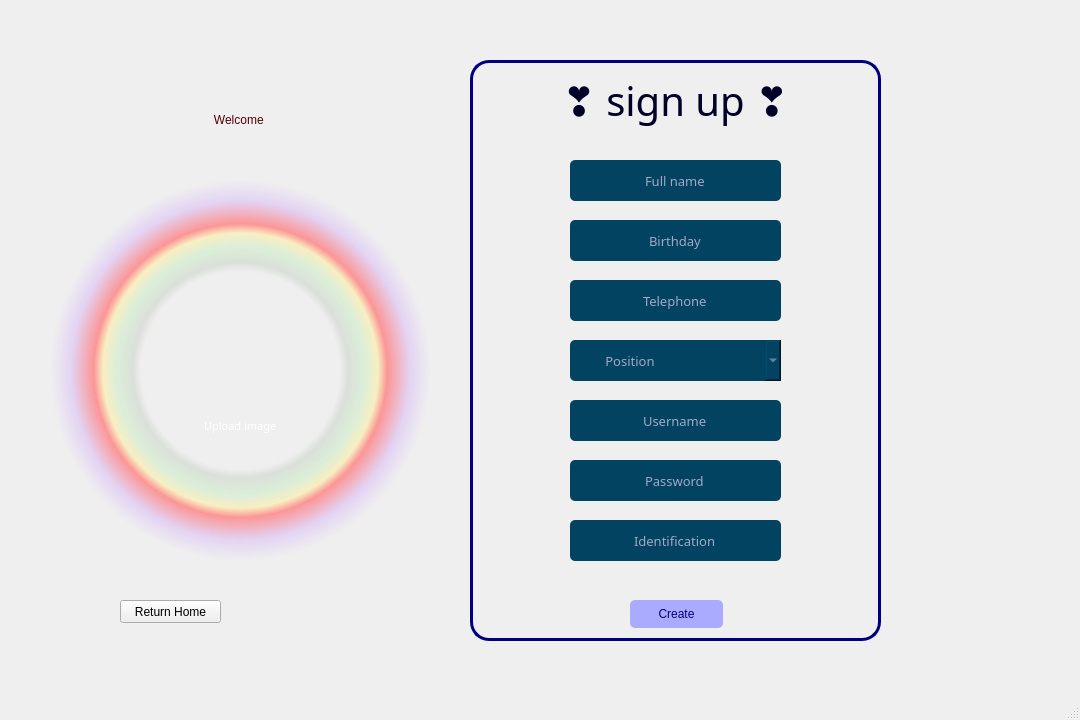
<?xml version="1.0" encoding="UTF-8"?>
<ui version="4.0">
 <class>SignUp</class>
 <widget class="QMainWindow" name="SignUp">
  <property name="geometry">
   <rect>
    <x>0</x>
    <y>0</y>
    <width>1080</width>
    <height>720</height>
   </rect>
  </property>
  <property name="windowTitle">
   <string>MainWindow</string>
  </property>
  <widget class="QWidget" name="centralwidget">
   <widget class="QPushButton" name="btn_create">
    <property name="geometry">
     <rect>
      <x>630</x>
      <y>600</y>
      <width>93</width>
      <height>28</height>
     </rect>
    </property>
    <property name="styleSheet">
     <string notr="true">font: 75 8pt &quot;Tahoma&quot;;
border-style:solid;

border-radius: 5px;
background-color: rgb(170, 170, 255);
font: 87 8pt &quot;Arial Black&quot;;
color:rgb(0, 0, 127)
</string>
    </property>
    <property name="text">
     <string>Create</string>
    </property>
   </widget>
   <widget class="QLabel" name="label_4">
    <property name="geometry">
     <rect>
      <x>80</x>
      <y>70</y>
      <width>321</width>
      <height>101</height>
     </rect>
    </property>
    <property name="styleSheet">
     <string notr="true">font: 30pt &quot;Segoe Print&quot;;
color:rgb(85, 0, 0)</string>
    </property>
    <property name="text">
     <string>&lt;html&gt;&lt;head/&gt;&lt;body&gt;&lt;p align=&quot;center&quot;&gt;Welcome &lt;/p&gt;&lt;/body&gt;&lt;/html&gt;</string>
    </property>
   </widget>
   <widget class="QLabel" name="label_3">
    <property name="geometry">
     <rect>
      <x>50</x>
      <y>180</y>
      <width>381</width>
      <height>381</height>
     </rect>
    </property>
    <property name="styleSheet">
     <string notr="true">background-color: qradialgradient(spread:pad, cx:0.5, cy:0.5, radius:0.5, fx:0.5, fy:0.5, stop:0 rgba(0, 0, 0, 0), stop:0.52 rgba(0, 0, 0, 0), stop:0.565 rgba(82, 121, 76, 33), stop:0.65 rgba(159, 235, 148, 64), stop:0.721925 rgba(255, 238, 150, 129), stop:0.77 rgba(255, 128, 128, 204), stop:0.89 rgba(191, 128, 255, 64), stop:1 rgba(0, 0, 0, 0))</string>
    </property>
    <property name="text">
     <string/>
    </property>
   </widget>
   <widget class="QLineEdit" name="lineEdit">
    <property name="geometry">
     <rect>
      <x>470</x>
      <y>60</y>
      <width>411</width>
      <height>581</height>
     </rect>
    </property>
    <property name="styleSheet">
     <string notr="true">
background-color: rgb(216, 255, 187,5);

border-width: 3px;
border-radius: 19px;
border-color: rgb(0, 0, 127);
border-style: solid;</string>
    </property>
   </widget>
   <widget class="QLabel" name="label">
    <property name="geometry">
     <rect>
      <x>460</x>
      <y>40</y>
      <width>431</width>
      <height>121</height>
     </rect>
    </property>
    <property name="font">
     <font>
      <family>Segoe Print</family>
      <pointsize>30</pointsize>
      <weight>50</weight>
      <italic>false</italic>
      <bold>false</bold>
     </font>
    </property>
    <property name="styleSheet">
     <string notr="true">font: 30pt &quot;Segoe Print&quot;;
color:rgb(0, 0, 40)</string>
    </property>
    <property name="text">
     <string>❣ sign up ❣</string>
    </property>
    <property name="alignment">
     <set>Qt::AlignCenter</set>
    </property>
   </widget>
   <widget class="QLineEdit" name="fullname">
    <property name="geometry">
     <rect>
      <x>570</x>
      <y>160</y>
      <width>211</width>
      <height>41</height>
     </rect>
    </property>
    <property name="font">
     <font>
      <family>Arial Black</family>
      <pointsize>10</pointsize>
      <weight>10</weight>
      <italic>false</italic>
      <bold>false</bold>
     </font>
    </property>
    <property name="styleSheet">
     <string notr="true">font: 87 &quot;Arial Black&quot;;
background-color: rgb(1, 67, 97);
border-style:solid;

border-radius: 5px;
gridline-color: rgb(255, 0, 0);
border-bottom-color: rgb(255, 0, 0);
alternate-background-color: rgba(255, 255, 255, 0);

color: rgb(162, 168, 200);
border-color: rgba(255, 255, 255, 0);
gridline-color: rgba(255, 255, 255, 0);</string>
    </property>
    <property name="text">
     <string>Full name</string>
    </property>
    <property name="frame">
     <bool>false</bool>
    </property>
    <property name="alignment">
     <set>Qt::AlignCenter</set>
    </property>
   </widget>
   <widget class="QLineEdit" name="birthday">
    <property name="geometry">
     <rect>
      <x>570</x>
      <y>220</y>
      <width>211</width>
      <height>41</height>
     </rect>
    </property>
    <property name="font">
     <font>
      <family>Arial Black</family>
      <pointsize>10</pointsize>
      <weight>10</weight>
      <italic>false</italic>
      <bold>false</bold>
     </font>
    </property>
    <property name="styleSheet">
     <string notr="true">font: 87 &quot;Arial Black&quot;;
background-color: rgb(1, 67, 97);
border-style:solid;

border-radius: 5px;
gridline-color: rgb(255, 0, 0);
border-bottom-color: rgb(255, 0, 0);
alternate-background-color: rgba(255, 255, 255, 0);

color: rgb(162, 168, 200);
border-color: rgba(255, 255, 255, 0);
gridline-color: rgba(255, 255, 255, 0);</string>
    </property>
    <property name="inputMethodHints">
     <set>Qt::ImhDate</set>
    </property>
    <property name="text">
     <string>Birthday</string>
    </property>
    <property name="frame">
     <bool>false</bool>
    </property>
    <property name="alignment">
     <set>Qt::AlignCenter</set>
    </property>
   </widget>
   <widget class="QLineEdit" name="phone">
    <property name="geometry">
     <rect>
      <x>570</x>
      <y>280</y>
      <width>211</width>
      <height>41</height>
     </rect>
    </property>
    <property name="font">
     <font>
      <family>Arial Black</family>
      <pointsize>10</pointsize>
      <weight>10</weight>
      <italic>false</italic>
      <bold>false</bold>
     </font>
    </property>
    <property name="styleSheet">
     <string notr="true">font: 87 &quot;Arial Black&quot;;
background-color: rgb(1, 67, 97);
border-style:solid;

border-radius: 5px;
gridline-color: rgb(255, 0, 0);
border-bottom-color: rgb(255, 0, 0);
alternate-background-color: rgba(255, 255, 255, 0);

color: rgb(162, 168, 200);
border-color: rgba(255, 255, 255, 0);
gridline-color: rgba(255, 255, 255, 0);</string>
    </property>
    <property name="text">
     <string>Telephone</string>
    </property>
    <property name="frame">
     <bool>false</bool>
    </property>
    <property name="alignment">
     <set>Qt::AlignCenter</set>
    </property>
   </widget>
   <widget class="QLineEdit" name="username">
    <property name="geometry">
     <rect>
      <x>570</x>
      <y>400</y>
      <width>211</width>
      <height>41</height>
     </rect>
    </property>
    <property name="font">
     <font>
      <family>Arial Black</family>
      <pointsize>10</pointsize>
      <weight>10</weight>
      <italic>false</italic>
      <bold>false</bold>
     </font>
    </property>
    <property name="styleSheet">
     <string notr="true">font: 87 &quot;Arial Black&quot;;
background-color: rgb(1, 67, 97);
border-style:solid;

border-radius: 5px;
gridline-color: rgb(255, 0, 0);
border-bottom-color: rgb(255, 0, 0);
alternate-background-color: rgba(255, 255, 255, 0);

color: rgb(162, 168, 200);
border-color: rgba(255, 255, 255, 0);
gridline-color: rgba(255, 255, 255, 0);</string>
    </property>
    <property name="text">
     <string>Username</string>
    </property>
    <property name="frame">
     <bool>false</bool>
    </property>
    <property name="alignment">
     <set>Qt::AlignCenter</set>
    </property>
   </widget>
   <widget class="QLineEdit" name="password">
    <property name="geometry">
     <rect>
      <x>570</x>
      <y>460</y>
      <width>211</width>
      <height>41</height>
     </rect>
    </property>
    <property name="font">
     <font>
      <family>Arial Black</family>
      <pointsize>10</pointsize>
      <weight>10</weight>
      <italic>false</italic>
      <bold>false</bold>
     </font>
    </property>
    <property name="styleSheet">
     <string notr="true">font: 87 &quot;Arial Black&quot;;
background-color: rgb(1, 67, 97);
border-style:solid;

border-radius: 5px;
gridline-color: rgb(255, 0, 0);
border-bottom-color: rgb(255, 0, 0);
alternate-background-color: rgba(255, 255, 255, 0);

color: rgb(162, 168, 200);
border-color: rgba(255, 255, 255, 0);
gridline-color: rgba(255, 255, 255, 0);</string>
    </property>
    <property name="text">
     <string>Password</string>
    </property>
    <property name="frame">
     <bool>false</bool>
    </property>
    <property name="alignment">
     <set>Qt::AlignCenter</set>
    </property>
   </widget>
   <widget class="QComboBox" name="position">
    <property name="geometry">
     <rect>
      <x>570</x>
      <y>340</y>
      <width>211</width>
      <height>41</height>
     </rect>
    </property>
    <property name="font">
     <font>
      <family>Arial Black</family>
      <pointsize>10</pointsize>
     </font>
    </property>
    <property name="contextMenuPolicy">
     <enum>Qt::DefaultContextMenu</enum>
    </property>
    <property name="layoutDirection">
     <enum>Qt::LeftToRight</enum>
    </property>
    <property name="styleSheet">
     <string notr="true">font-Family: &quot;Arial Black&quot;;
alignment-Horizontal: &quot;AlignHCenter&quot;;
background-color: rgb(1, 67, 97);
border-style:solid;

border-radius: 5px;
gridline-color: rgb(255, 0, 0);
border-bottom-color: rgb(255, 0, 0);
alternate-background-color: rgba(255, 255, 255, 0);

color: rgb(162, 168, 200);
border-color: rgba(255, 255, 255, 0);
gridline-color: rgba(255, 255, 255, 0);</string>
    </property>
    <item>
     <property name="text">
      <string extracomment="hihiiiiiiiiiiiiiiiiiiiiiiii">         Position</string>
     </property>
    </item>
    <item>
     <property name="text">
      <string>         Manager</string>
     </property>
    </item>
    <item>
     <property name="text">
      <string>         Seller</string>
     </property>
    </item>
    <item>
     <property name="text">
      <string>         Server</string>
     </property>
    </item>
   </widget>
   <widget class="QPushButton" name="pushButton_4">
    <property name="geometry">
     <rect>
      <x>120</x>
      <y>240</y>
      <width>250</width>
      <height>250</height>
     </rect>
    </property>
    <property name="styleSheet">
     <string notr="true">border-width: 3px;
border-radius: 125px;
border-color: rgb(0, 0, 127,0);
border-style: solid;</string>
    </property>
    <property name="text">
     <string/>
    </property>
    <property name="icon">
     <iconset>
      <normaloff>../Image/upload-solid.svg</normaloff>../Image/upload-solid.svg</iconset>
    </property>
    <property name="iconSize">
     <size>
      <width>150</width>
      <height>150</height>
     </size>
    </property>
   </widget>
   <widget class="QLineEdit" name="lineEdit_10">
    <property name="geometry">
     <rect>
      <x>170</x>
      <y>415</y>
      <width>141</width>
      <height>21</height>
     </rect>
    </property>
    <property name="baseSize">
     <size>
      <width>0</width>
      <height>0</height>
     </size>
    </property>
    <property name="font">
     <font>
      <family>Arial Black</family>
      <pointsize>8</pointsize>
      <weight>10</weight>
      <italic>false</italic>
      <bold>false</bold>
     </font>
    </property>
    <property name="styleSheet">
     <string notr="true">font: 87 &quot;Arial Black&quot;;
background-color: rgb(1, 67, 97,0);
border-style:solid;

border-radius: 5px;
gridline-color: rgb(255, 0, 0);
border-bottom-color: rgb(255, 0, 0);
alternate-background-color: rgba(255, 255, 255, 0);

color: rgb(255, 255, 255);
border-color: rgba(255, 255, 255, 0);
gridline-color: rgba(255, 255, 255, 0);</string>
    </property>
    <property name="text">
     <string>Upload image</string>
    </property>
    <property name="frame">
     <bool>false</bool>
    </property>
    <property name="cursorPosition">
     <number>10</number>
    </property>
    <property name="alignment">
     <set>Qt::AlignCenter</set>
    </property>
   </widget>
   <widget class="QLineEdit" name="identification">
    <property name="geometry">
     <rect>
      <x>570</x>
      <y>520</y>
      <width>211</width>
      <height>41</height>
     </rect>
    </property>
    <property name="font">
     <font>
      <family>Arial Black</family>
      <pointsize>10</pointsize>
      <weight>10</weight>
      <italic>false</italic>
      <bold>false</bold>
     </font>
    </property>
    <property name="styleSheet">
     <string notr="true">font: 87 &quot;Arial Black&quot;;
background-color: rgb(1, 67, 97);
border-style:solid;

border-radius: 5px;
gridline-color: rgb(255, 0, 0);
border-bottom-color: rgb(255, 0, 0);
alternate-background-color: rgba(255, 255, 255, 0);

color: rgb(162, 168, 200);
border-color: rgba(255, 255, 255, 0);
gridline-color: rgba(255, 255, 255, 0);</string>
    </property>
    <property name="text">
     <string>Identification</string>
    </property>
    <property name="frame">
     <bool>false</bool>
    </property>
    <property name="alignment">
     <set>Qt::AlignCenter</set>
    </property>
   </widget>
   <widget class="QPushButton" name="returnHome">
    <property name="geometry">
     <rect>
      <x>120</x>
      <y>600</y>
      <width>101</width>
      <height>23</height>
     </rect>
    </property>
    <property name="text">
     <string>Return Home</string>
    </property>
   </widget>
   <widget class="QLabel" name="status">
    <property name="geometry">
     <rect>
      <x>576</x>
      <y>570</y>
      <width>201</width>
      <height>20</height>
     </rect>
    </property>
    <property name="text">
     <string/>
    </property>
    <property name="alignment">
     <set>Qt::AlignCenter</set>
    </property>
   </widget>
   <zorder>lineEdit</zorder>
   <zorder>label</zorder>
   <zorder>label_3</zorder>
   <zorder>btn_create</zorder>
   <zorder>label_4</zorder>
   <zorder>fullname</zorder>
   <zorder>birthday</zorder>
   <zorder>phone</zorder>
   <zorder>username</zorder>
   <zorder>password</zorder>
   <zorder>position</zorder>
   <zorder>pushButton_4</zorder>
   <zorder>lineEdit_10</zorder>
   <zorder>identification</zorder>
   <zorder>returnHome</zorder>
   <zorder>status</zorder>
  </widget>
  <widget class="QMenuBar" name="menubar">
   <property name="geometry">
    <rect>
     <x>0</x>
     <y>0</y>
     <width>1080</width>
     <height>21</height>
    </rect>
   </property>
  </widget>
  <widget class="QStatusBar" name="statusbar"/>
 </widget>
 <resources/>
 <connections/>
</ui>
